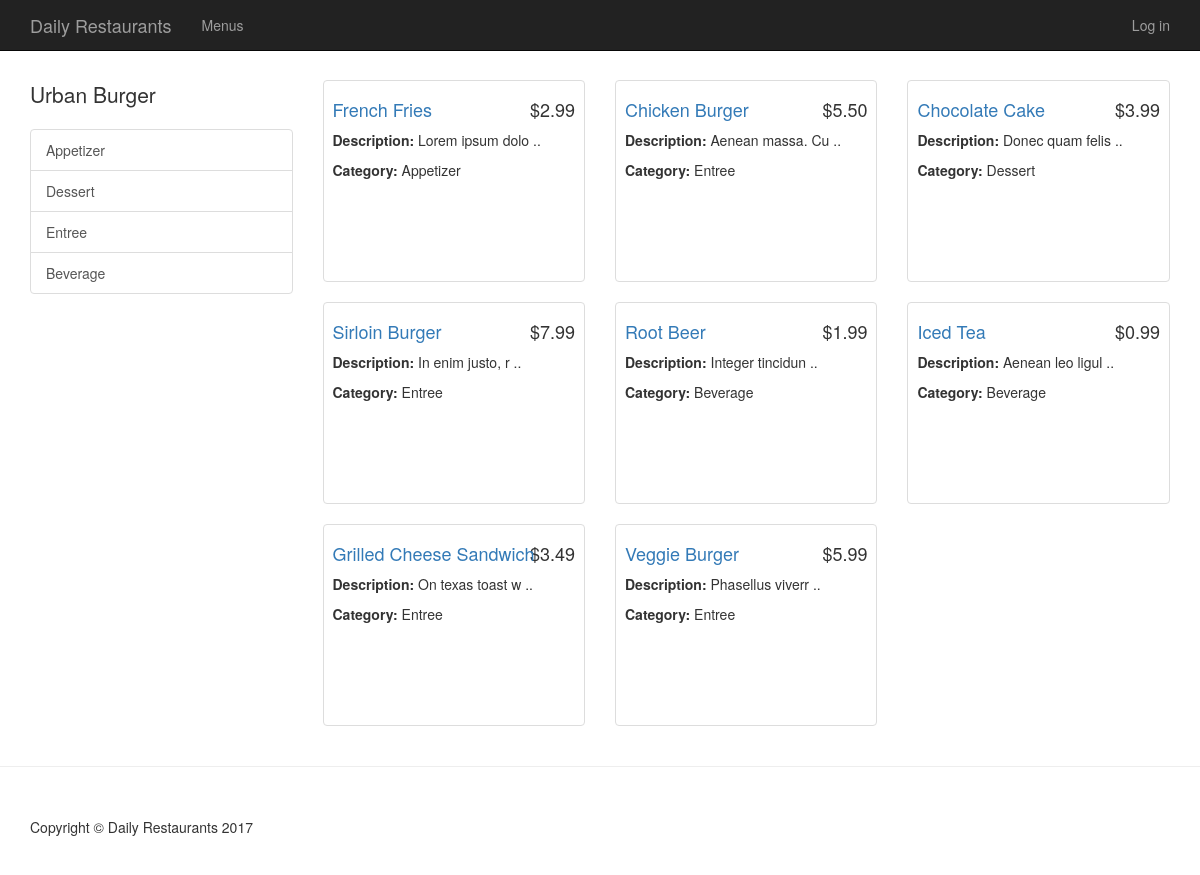
Page /restaurant/1/menu on the committed database.
### models.py (models this page shows, shortened)
class Restaurant(Base):
    __tablename__ = 'restaurant'
    name = Column(String(20), nullable=False)
    description = Column(String(), nullable=False)
    telephone = Column(String(20), nullable=False)
    id = Column(Integer, nullable=False, primary_key=True)
    user_id = Column(Integer, ForeignKey('user.id'))
    user = relationship(User)

class MenuItem(Base):
    __tablename__ = 'menuItem'
    name = Column(String(20), nullable=False)
    description = Column(String(), nullable=False)
    category = Column(String(20), nullable=False)
    price = Column(String(8), nullable=False)
    id = Column(Integer, nullable=False, primary_key=True)
    restaurant_id = Column(Integer, ForeignKey('restaurant.id'))
    restaurant = relationship(Restaurant, backref=backref(
        "menuItem", cascade="all, delete"))
    user_id = Column(Integer, ForeignKey('user.id'))
    user = relationship(User)

### __init__.py (the view)
@app.route('/restaurant/<int:restaurant_id>')
@app.route('/restaurant/<int:restaurant_id>/menu')
def showMenu(restaurant_id):
    restaurant = session.query(Restaurant).filter_by(id=restaurant_id).one()
    menuItems = session.query(MenuItem).filter_by(
        restaurant_id=restaurant.id).all()
    return render_template('menu.html', restaurant=restaurant,
                           menuItems=menuItems)

### templates/menu.html (shortened to what this page needs)
{% extends "base.html" %}
{% block content %}
    <div class="container padding-container">
        <div class="row">
            <div class="col-md-3">
                {% if not restaurant %}
                    <p class="lead">All Menus</p>
                    <div class="list-group">
                        <a href="{{ url_for('showAllMenusByCategory', category='Appetizer') }}" class="list-group-item">Appetizer</a>
                        <a href="{{ url_for('showAllMenusByCategory', category='Dessert') }}" class="list-group-item">Dessert</a>
                        <a href="{{ url_for('showAllMenusByCategory', category='Entree') }}" class="list-group-item">Entree</a>
                        <a href="{{ url_for('showAllMenusByCategory', category='Beverage') }}" class="list-group-item">Beverage</a>
                    </div>
                {% else %}
                    <p class="lead">{{ restaurant.name | safe }}</p>
                    <div class="list-group">
                        <a href="{{ url_for('showMenuByCategory', restaurant_id=restaurant.id, category='Appetizer') }}" class="list-group-item">Appetizer</a>
                        <a href="{{ url_for('showMenuByCategory', restaurant_id=restaurant.id, category='Dessert') }}" class="list-group-item">Dessert</a>
                        <a href="{{ url_for('showMenuByCategory', restaurant_id=restaurant.id, category='Entree') }}" class="list-group-item">Entree</a>
                        <a href="{{ url_for('showMenuByCategory', restaurant_id=restaurant.id, category='Beverage') }}" class="list-group-item">Beverage</a>
                    </div>
                {% endif %}
            </div>
            <div class="col-md-9">
                {% for menuItems_row in menuItems | batch(3, '&nbsp;')%}
                    <div class="row">
                        {% for menuItem in menuItems_row %}
                            {% if menuItem != '&nbsp;' %}
                                <div class="col-sm-4 col-lg-4 col-md-4">
                                    <div class="thumbnail">
                                        <div class="caption">
                                            <h4 class="pull-right">{{ menuItem.price }}</h4>
                                            <h4><a href="{{ url_for('showMenuItem', menu_id=menuItem.id) }}">{{ menuItem.name | safe }}</a></h4>
                                            <p> <strong>Description: </strong>
                                                {% if menuItem.description | length > 18 %}
                                                    {{ menuItem.description[:16] | safe }} ..
                                                {% else %}
                                                    {{ menuItem.description | safe }}
                                                {% endif %}
                                            </p>
                                            <p><strong>Category: </strong> {{ menuItem.category }}</p>
                                        </div>
                                    </div>
                                </div>
                            {% endif %}
                        {% endfor %}
                    </div>
                {% endfor %}
            </div>
        </div>
    </div>
    <hr>
{% endblock %}

### static/css/base-style.css (style rules this page uses)
body { margin-top: 50px; }
.padding-container { padding-top: 30px !important; }
.thumbnail { padding: 0; }
.caption { height: 200px; overflow: hidden; }
.caption h4 { white-space: nowrap; }

### rows in the picture
Restaurant: name "Urban Burger"
MenuItem: price "$2.99", name "French Fries", description "Lorem ipsum dolo", category "Appetizer"
MenuItem: price "$5.50", name "Chicken Burger", description "Aenean massa. Cu", category "Entree"
MenuItem: price "$3.99", name "Chocolate Cake", description "Donec quam felis", category "Dessert"
MenuItem: price "$7.99", name "Sirloin Burger", description "In enim justo, r", category "Entree"
MenuItem: price "$1.99", name "Root Beer", description "Integer tincidun", category "Beverage"
MenuItem: price "$0.99", name "Iced Tea", description "Aenean leo ligul", category "Beverage"
MenuItem: price "$3.49", name "Grilled Cheese Sandwich", description "On texas toast w", category "Entree"
MenuItem: price "$5.99", name "Veggie Burger", description "Phasellus viverr", category "Entree"
